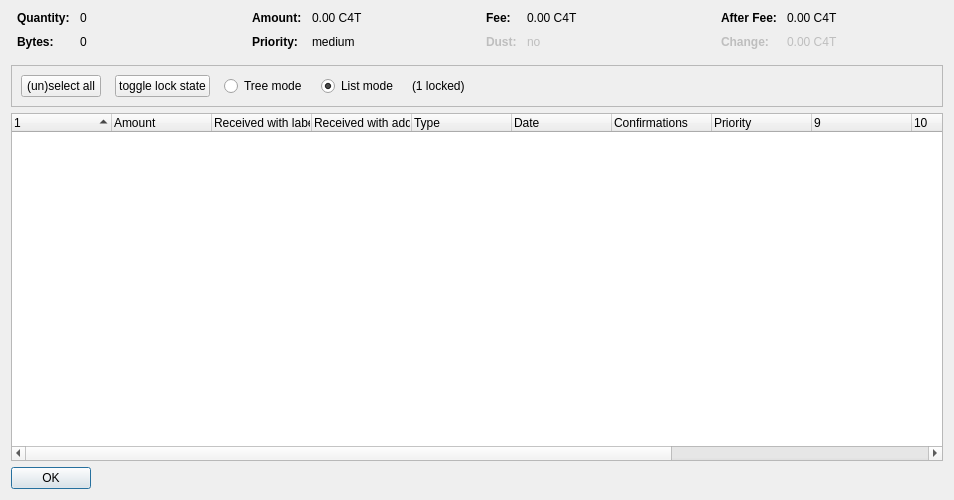
<?xml version="1.0" encoding="UTF-8"?>
<ui version="4.0">
 <class>CoinControlDialog</class>
 <widget class="QDialog" name="CoinControlDialog">
  <property name="geometry">
   <rect>
    <x>0</x>
    <y>0</y>
    <width>954</width>
    <height>500</height>
   </rect>
  </property>
  <property name="windowTitle">
   <string>Coin Selection</string>
  </property>
  <layout class="QVBoxLayout" name="verticalLayout">
   <item>
    <layout class="QHBoxLayout" name="horizontalLayoutTop" stretch="0,0,0,0">
     <property name="topMargin">
      <number>0</number>
     </property>
     <property name="bottomMargin">
      <number>10</number>
     </property>
     <item>
      <layout class="QFormLayout" name="formLayoutCoinControl1">
       <property name="horizontalSpacing">
        <number>10</number>
       </property>
       <property name="verticalSpacing">
        <number>10</number>
       </property>
       <property name="leftMargin">
        <number>6</number>
       </property>
       <property name="rightMargin">
        <number>6</number>
       </property>
       <item row="0" column="0">
        <widget class="QLabel" name="labelCoinControlQuantityText">
         <property name="font">
          <font>
           <weight>75</weight>
           <bold>true</bold>
          </font>
         </property>
         <property name="text">
          <string>Quantity:</string>
         </property>
        </widget>
       </item>
       <item row="0" column="1">
        <widget class="QLabel" name="labelCoinControlQuantity">
         <property name="cursor">
          <cursorShape>IBeamCursor</cursorShape>
         </property>
         <property name="contextMenuPolicy">
          <enum>Qt::ActionsContextMenu</enum>
         </property>
         <property name="text">
          <string notr="true">0</string>
         </property>
         <property name="textInteractionFlags">
          <set>Qt::LinksAccessibleByMouse|Qt::TextSelectableByKeyboard|Qt::TextSelectableByMouse</set>
         </property>
        </widget>
       </item>
       <item row="1" column="0">
        <widget class="QLabel" name="labelCoinControlBytesText">
         <property name="font">
          <font>
           <weight>75</weight>
           <bold>true</bold>
          </font>
         </property>
         <property name="text">
          <string>Bytes:</string>
         </property>
        </widget>
       </item>
       <item row="1" column="1">
        <widget class="QLabel" name="labelCoinControlBytes">
         <property name="cursor">
          <cursorShape>IBeamCursor</cursorShape>
         </property>
         <property name="contextMenuPolicy">
          <enum>Qt::ActionsContextMenu</enum>
         </property>
         <property name="text">
          <string notr="true">0</string>
         </property>
         <property name="textInteractionFlags">
          <set>Qt::LinksAccessibleByMouse|Qt::TextSelectableByKeyboard|Qt::TextSelectableByMouse</set>
         </property>
        </widget>
       </item>
      </layout>
     </item>
     <item>
      <layout class="QFormLayout" name="formLayoutCoinControl2">
       <property name="horizontalSpacing">
        <number>10</number>
       </property>
       <property name="verticalSpacing">
        <number>10</number>
       </property>
       <property name="leftMargin">
        <number>6</number>
       </property>
       <property name="rightMargin">
        <number>6</number>
       </property>
       <item row="0" column="0">
        <widget class="QLabel" name="labelCoinControlAmountText">
         <property name="font">
          <font>
           <weight>75</weight>
           <bold>true</bold>
          </font>
         </property>
         <property name="text">
          <string>Amount:</string>
         </property>
        </widget>
       </item>
       <item row="0" column="1">
        <widget class="QLabel" name="labelCoinControlAmount">
         <property name="cursor">
          <cursorShape>IBeamCursor</cursorShape>
         </property>
         <property name="contextMenuPolicy">
          <enum>Qt::ActionsContextMenu</enum>
         </property>
         <property name="text">
          <string notr="true">0.00 C4T</string>
         </property>
         <property name="textInteractionFlags">
          <set>Qt::LinksAccessibleByMouse|Qt::TextSelectableByKeyboard|Qt::TextSelectableByMouse</set>
         </property>
        </widget>
       </item>
       <item row="1" column="0">
        <widget class="QLabel" name="labelCoinControlPriorityText">
         <property name="font">
          <font>
           <weight>75</weight>
           <bold>true</bold>
          </font>
         </property>
         <property name="text">
          <string>Priority:</string>
         </property>
        </widget>
       </item>
       <item row="1" column="1">
        <widget class="QLabel" name="labelCoinControlPriority">
         <property name="cursor">
          <cursorShape>IBeamCursor</cursorShape>
         </property>
         <property name="contextMenuPolicy">
          <enum>Qt::ActionsContextMenu</enum>
         </property>
         <property name="text">
          <string>medium</string>
         </property>
         <property name="textInteractionFlags">
          <set>Qt::LinksAccessibleByMouse|Qt::TextSelectableByKeyboard|Qt::TextSelectableByMouse</set>
         </property>
        </widget>
       </item>
      </layout>
     </item>
     <item>
      <layout class="QFormLayout" name="formLayoutCoinControl3">
       <property name="horizontalSpacing">
        <number>10</number>
       </property>
       <property name="verticalSpacing">
        <number>10</number>
       </property>
       <property name="leftMargin">
        <number>6</number>
       </property>
       <property name="rightMargin">
        <number>6</number>
       </property>
       <item row="0" column="0">
        <widget class="QLabel" name="labelCoinControlFeeText">
         <property name="font">
          <font>
           <weight>75</weight>
           <bold>true</bold>
          </font>
         </property>
         <property name="text">
          <string>Fee:</string>
         </property>
        </widget>
       </item>
       <item row="0" column="1">
        <widget class="QLabel" name="labelCoinControlFee">
         <property name="cursor">
          <cursorShape>IBeamCursor</cursorShape>
         </property>
         <property name="contextMenuPolicy">
          <enum>Qt::ActionsContextMenu</enum>
         </property>
         <property name="text">
          <string notr="true">0.00 C4T</string>
         </property>
         <property name="textInteractionFlags">
          <set>Qt::LinksAccessibleByMouse|Qt::TextSelectableByKeyboard|Qt::TextSelectableByMouse</set>
         </property>
        </widget>
       </item>
       <item row="1" column="0">
        <widget class="QLabel" name="labelCoinControlLowOutputText">
         <property name="enabled">
          <bool>false</bool>
         </property>
         <property name="font">
          <font>
           <weight>75</weight>
           <bold>true</bold>
          </font>
         </property>
         <property name="text">
          <string>Dust:</string>
         </property>
        </widget>
       </item>
       <item row="1" column="1">
        <widget class="QLabel" name="labelCoinControlLowOutput">
         <property name="enabled">
          <bool>false</bool>
         </property>
         <property name="cursor">
          <cursorShape>IBeamCursor</cursorShape>
         </property>
         <property name="contextMenuPolicy">
          <enum>Qt::ActionsContextMenu</enum>
         </property>
         <property name="text">
          <string>no</string>
         </property>
         <property name="textInteractionFlags">
          <set>Qt::LinksAccessibleByMouse|Qt::TextSelectableByKeyboard|Qt::TextSelectableByMouse</set>
         </property>
        </widget>
       </item>
      </layout>
     </item>
     <item>
      <layout class="QFormLayout" name="formLayoutCoinControl4">
       <property name="horizontalSpacing">
        <number>10</number>
       </property>
       <property name="verticalSpacing">
        <number>10</number>
       </property>
       <property name="leftMargin">
        <number>6</number>
       </property>
       <property name="rightMargin">
        <number>6</number>
       </property>
       <item row="0" column="0">
        <widget class="QLabel" name="labelCoinControlAfterFeeText">
         <property name="font">
          <font>
           <weight>75</weight>
           <bold>true</bold>
          </font>
         </property>
         <property name="text">
          <string>After Fee:</string>
         </property>
        </widget>
       </item>
       <item row="0" column="1">
        <widget class="QLabel" name="labelCoinControlAfterFee">
         <property name="cursor">
          <cursorShape>IBeamCursor</cursorShape>
         </property>
         <property name="contextMenuPolicy">
          <enum>Qt::ActionsContextMenu</enum>
         </property>
         <property name="text">
          <string notr="true">0.00 C4T</string>
         </property>
         <property name="textInteractionFlags">
          <set>Qt::LinksAccessibleByMouse|Qt::TextSelectableByKeyboard|Qt::TextSelectableByMouse</set>
         </property>
        </widget>
       </item>
       <item row="1" column="0">
        <widget class="QLabel" name="labelCoinControlChangeText">
         <property name="enabled">
          <bool>false</bool>
         </property>
         <property name="font">
          <font>
           <weight>75</weight>
           <bold>true</bold>
          </font>
         </property>
         <property name="text">
          <string>Change:</string>
         </property>
        </widget>
       </item>
       <item row="1" column="1">
        <widget class="QLabel" name="labelCoinControlChange">
         <property name="enabled">
          <bool>false</bool>
         </property>
         <property name="cursor">
          <cursorShape>IBeamCursor</cursorShape>
         </property>
         <property name="contextMenuPolicy">
          <enum>Qt::ActionsContextMenu</enum>
         </property>
         <property name="text">
          <string notr="true">0.00 C4T</string>
         </property>
         <property name="textInteractionFlags">
          <set>Qt::LinksAccessibleByMouse|Qt::TextSelectableByKeyboard|Qt::TextSelectableByMouse</set>
         </property>
        </widget>
       </item>
      </layout>
     </item>
    </layout>
   </item>
   <item>
    <widget class="QFrame" name="frame">
     <property name="minimumSize">
      <size>
       <width>0</width>
       <height>40</height>
      </size>
     </property>
     <property name="frameShape">
      <enum>QFrame::StyledPanel</enum>
     </property>
     <property name="frameShadow">
      <enum>QFrame::Sunken</enum>
     </property>
     <layout class="QHBoxLayout" name="horizontalLayout">
      <item>
       <layout class="QHBoxLayout" name="horizontalLayoutPanel" stretch="0,0,0,0,0,0">
        <property name="spacing">
         <number>14</number>
        </property>
        <item>
         <widget class="QPushButton" name="pushButtonSelectAll">
          <property name="sizePolicy">
           <sizepolicy hsizetype="Maximum" vsizetype="Fixed">
            <horstretch>0</horstretch>
            <verstretch>0</verstretch>
           </sizepolicy>
          </property>
          <property name="text">
           <string>(un)select all</string>
          </property>
          <property name="autoDefault">
           <bool>false</bool>
          </property>
         </widget>
        </item>
        <item>
         <widget class="QPushButton" name="pushButtonToggleLock">
          <property name="sizePolicy">
           <sizepolicy hsizetype="Maximum" vsizetype="Fixed">
            <horstretch>0</horstretch>
            <verstretch>0</verstretch>
           </sizepolicy>
          </property>
          <property name="text">
           <string>toggle lock state</string>
          </property>
          <property name="autoDefault">
           <bool>false</bool>
          </property>
         </widget>
        </item>
        <item>
         <widget class="QRadioButton" name="radioTreeMode">
          <property name="sizePolicy">
           <sizepolicy hsizetype="Maximum" vsizetype="Fixed">
            <horstretch>0</horstretch>
            <verstretch>0</verstretch>
           </sizepolicy>
          </property>
          <property name="text">
           <string>Tree mode</string>
          </property>
         </widget>
        </item>
        <item>
         <widget class="QRadioButton" name="radioListMode">
          <property name="sizePolicy">
           <sizepolicy hsizetype="Maximum" vsizetype="Fixed">
            <horstretch>0</horstretch>
            <verstretch>0</verstretch>
           </sizepolicy>
          </property>
          <property name="text">
           <string>List mode</string>
          </property>
          <property name="checked">
           <bool>true</bool>
          </property>
         </widget>
        </item>
        <item>
         <widget class="QLabel" name="labelLocked">
          <property name="text">
           <string>(1 locked)</string>
          </property>
         </widget>
        </item>
        <item>
         <spacer name="horizontalSpacer">
          <property name="orientation">
           <enum>Qt::Horizontal</enum>
          </property>
          <property name="sizeHint" stdset="0">
           <size>
            <width>40</width>
            <height>20</height>
           </size>
          </property>
         </spacer>
        </item>
       </layout>
      </item>
     </layout>
    </widget>
   </item>
   <item>
    <widget class="CoinControlTreeWidget" name="treeWidget">
     <property name="contextMenuPolicy">
      <enum>Qt::CustomContextMenu</enum>
     </property>
     <property name="sortingEnabled">
      <bool>false</bool>
     </property>
     <property name="columnCount">
      <number>13</number>
     </property>
     <attribute name="headerShowSortIndicator" stdset="0">
      <bool>true</bool>
     </attribute>
     <attribute name="headerStretchLastSection">
      <bool>false</bool>
     </attribute>
     <column>
      <property name="text">
       <string/>
      </property>
     </column>
     <column>
      <property name="text">
       <string>Amount</string>
      </property>
     </column>
     <column>
      <property name="text">
       <string>Received with label</string>
      </property>
     </column>
     <column>
      <property name="text">
       <string>Received with address</string>
      </property>
     </column>
     <column>
      <property name="text">
       <string>Type</string>
      </property>
     </column>
     <column>
      <property name="text">
       <string>Date</string>
      </property>
     </column>
     <column>
      <property name="text">
       <string>Confirmations</string>
      </property>
      <property name="toolTip">
       <string>Confirmed</string>
      </property>
     </column>
     <column>
      <property name="text">
       <string>Priority</string>
      </property>
     </column>
     <column>
      <property name="text">
       <string/>
      </property>
     </column>
     <column>
      <property name="text">
       <string/>
      </property>
     </column>
     <column>
      <property name="text">
       <string/>
      </property>
     </column>
     <column>
      <property name="text">
       <string/>
      </property>
     </column>
     <column>
      <property name="text">
       <string/>
      </property>
     </column>
    </widget>
   </item>
   <item>
    <widget class="QDialogButtonBox" name="buttonBox">
     <property name="sizePolicy">
      <sizepolicy hsizetype="Maximum" vsizetype="Fixed">
       <horstretch>0</horstretch>
       <verstretch>0</verstretch>
      </sizepolicy>
     </property>
     <property name="orientation">
      <enum>Qt::Horizontal</enum>
     </property>
     <property name="standardButtons">
      <set>QDialogButtonBox::Ok</set>
     </property>
    </widget>
   </item>
  </layout>
 </widget>
 <customwidgets>
  <customwidget>
   <class>CoinControlTreeWidget</class>
   <extends>QTreeWidget</extends>
   <header>coincontroltreewidget.h</header>
  </customwidget>
 </customwidgets>
 <resources/>
 <connections/>
</ui>
